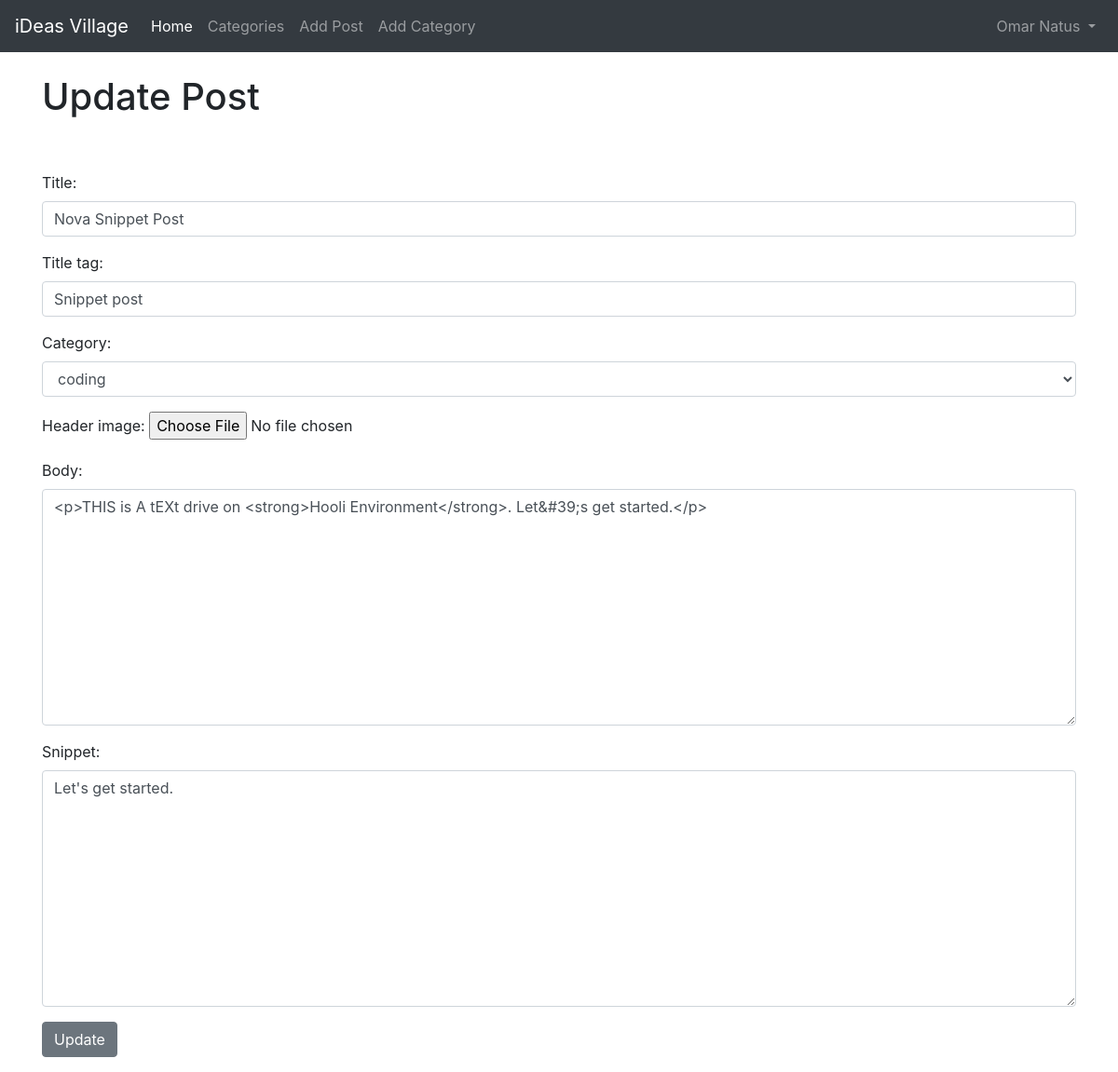
The page /article/edit/18 (signed in) on the database its author committed.
### blog/models.py (models this page shows, shortened)
class Post(models.Model):
    title = models.CharField(max_length=255)
    header_image = models.ImageField(null=True, blank=True, upload_to='img/')
    title_tag = models.CharField(max_length=255)
    author = models.ForeignKey(User, on_delete=models.CASCADE)
    body = RichTextField(blank=True, null=True)
    post_date = models.DateField(auto_now_add=True)
    category = models.CharField(max_length=255, default='coding')
    snippet = models.CharField(max_length=255)
    likes = models.ManyToManyField(User, related_name='blog_posts')

### blog/views.py (the view)
# urls.py: path('article/edit/<int:pk>', UpdatePostView.as_view(), name='update-post'),
class UpdatePostView(UpdateView):
    model = Post
    form_class = EditForm
    template_name = 'update_post.html'

### blog/forms.py
class EditForm(forms.ModelForm):
    class Meta:
        model = Post
        fields = ('title', 'title_tag', 'category', 'header_image', 'body', 'snippet')
        widgets = {
            'title': forms.TextInput(attrs={'class': 'form-control'}),
            'title_tag': forms.TextInput(attrs={'class': 'form-control'}),
            'category': forms.Select(choices=choices, attrs={'class': 'form-control'}),
            'body': forms.Textarea(attrs={'class': 'form-control'}),
            'snippet': forms.Textarea(attrs={'class': 'form-control'}),
        }

### blog/templates/update_post.html (shortened to what this page needs)
{% extends 'base.html' %}
{% block content %}
    {% if user.is_authenticated %}
        {% if user.id == post.author.id %}
        <h1>Update Post</h1>
        <br><br>
        <div class="form-group">
            <form method="POST">
            {{ form.as_p }}
            <button class="btn btn-secondary">Update</button>
        </div>
        {% else %}
            <p>You're not allowed Here! Please Register ...</p>
        {% endif %}
    {% else %}
        <div class="form-group">
            <p>You're not allowed Here! Please Register ...</p>
        </div>
    {% endif %}
{% endblock %}

### blog/templates/nav.html (shortened to what this page needs)
<nav class="navbar navbar-expand-lg navbar-dark bg-dark">
  <a class="navbar-brand" href="{% url 'home' %}">iDeas Village</a>
  <div class="collapse navbar-collapse" id="navbarSupportedContent">
    <ul class="navbar-nav mr-auto">
      <li class="nav-item active">
        <a class="nav-link" href="{% url 'home' %}">Home <span class="sr-only">(current)</span></a>
      </li>
      {% if cat_menu %}
        <li class="nav-item dropdown">
          <a class="nav-link dropdown-toggle" href="{% url 'category-list' %}"
             id="navbarDropdown" role="button" data-toggle="dropdown"
             aria-haspopup="true" aria-expanded="false">
            Categories
          </a>
          <div class="dropdown-menu" aria-labelledby="navbarDropdown">
            {% for option in cat_menu %}
              <a class="dropdown-item" href="{% url 'category' option|slugify %}">{{ option }}</a>
            {% endfor %}
          </div>
        </li>
      {% else %}
        <li class="nav-item">
          <a class="nav-link" href="{% url 'category-list' %}">Categories</a>
        </li>
      {% endif %}
      {% if user.is_authenticated %}
        <li class="nav-item">
          <a class="nav-link" href="{% url 'add-post' %}">Add Post</a>
        </li>
        <li class="nav-item">
          <a class="nav-link" href="{% url 'add-category' %}">Add Category</a>
        </li>
      {% endif %}
    </ul>
    <ul class="navbar-nav ml-auto">
        {% if user.is_authenticated %}
            <li class="nav-item dropdown">
              <a class="nav-link dropdown-toggle" href="{% url 'category-list' %}"
                 id="navbarDropdown" role="button" data-toggle="dropdown"
                 aria-haspopup="true" aria-expanded="false">
                {{ user.first_name }}
                {{ user.last_name }}
              </a>
            </li>
        {% endif %}
    </ul>
  </div>
</nav>

### rows shown on the page
Post: title "Nova Snippet Post", title_tag "Snippet post", category "coding", body "<p>THIS is A tEXt drive on <strong>Hooli Environment</strong>. Let&#39;s get started.</p>", snippet "Let's get started."

### other values the page prints
{{ user.first_name }} "Omar"
{{ user.last_name }} "Natus"
